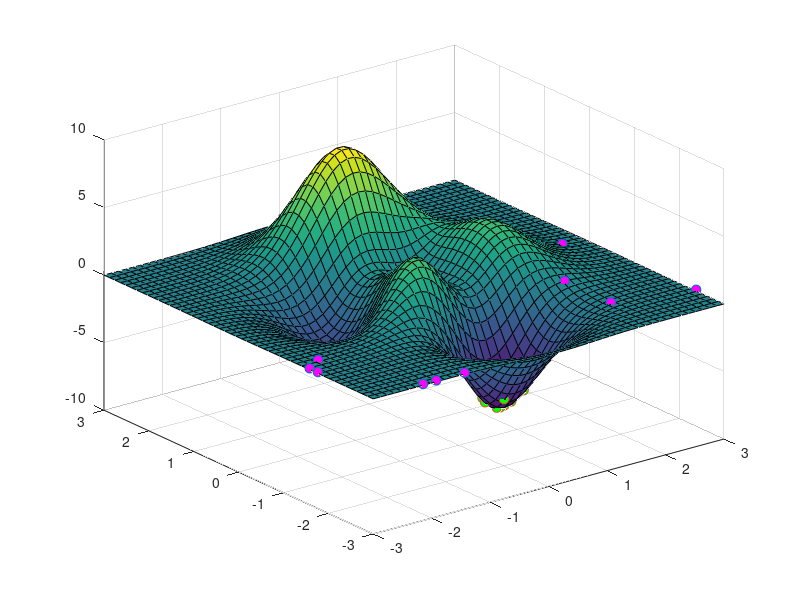

This figure's MATLAB source: (Note: a time limit stopped this script after it produced the figure.)
clear all; close all;

funObj = @(xi) 3*(1-xi(1))^2*exp(-(xi(1)^2)-(xi(2)+1)^2)-10*(xi(1)/5-xi(1)^3 - xi(2)^5) ...
    *exp(-xi(1)^2-xi(2)^2)-1/3*exp(-(xi(1)+1)^2 -xi(2)^2);

%Configuración de parametros
N=10; %Paricle number
d=2;  %Dimensions
lb = [-3 -3]; %Lower limit of search
ub = [3 3];
k = 0;
kmax = 100;
c1 = 2;
c2 = 2;
for i = 1:N
    x(i,:) = rand(1,d).*(ub-lb)+lb;
    v(i,:) = zeros(1,d);
end
for i = 1:N
    xi=x(i,:);
    fx(i,:) = funObj(xi);
end
[gfit, ind] = min(fx);
g = x(ind,:);
fp= fx;
p = x;
axisx=linspace(min(lb), max(ub), 50);
axisy=axisx;
axisz=[];

for i = 1:length(axisx)
    for j = 1:length(axisy)
        axisz(i,j) = funObj([axisx(i) axisy(j)]);
    end
end

[axisy axisx] = meshgrid(axisx,axisy);
while k < kmax
    k = k + 1;
    figure(1);
    surf(axisx,axisy,axisz);
    hold on;
    plot3(x(:,1),x(:,2),fx+0.1, 'o', 'MarkerFaceColor', 'm', 'MarkerSize', 7);
    plot3(p(:,1),p(:,2),fp+0.1, 'o', 'MarkerFaceColor', 'g', 'MarkerSize', 7);
    pause (0.1)
    hold off
    figure(2)
    contour(axisx,axisy,axisz,20)
    hold on
    plot(x(:,1),x(:,2), 'o', 'MarkerFaceColor', 'm');
    plot(p(:,1),p(:,2), 'o', 'MarkerFaceColor', 'g');
    pause(0.3)
    hold off

    for i=1:N
        xi=x(i,:);
        pi=p(i,:);
        v(i,:) = v(i,:)+c1*rand(1,d).*(pi-xi)+c2*rand(1,d).*(g-xi);
    end
    x=x+v;
    for i=1:N
        for j=1:d
            if x(i,j)<lb(j)
                x(i,j)=lb(j);
            elseif x(i,j)>ub(j)
                x(i,j)=ub(j);
            end
        end
    end

    for i=1:N
        xi=x(i,:);
        fx(i,:)=funObj(xi);
    end

    [gfitkplus1, ind] = min(fx);
    if gfitkplus1<gfit
        gfit=gfitkplus1;
        g=x(ind,:);
    end

    for i=1:N
        if fx(i,:)<fp(i,:)
            fp(i,:)=fx(i,:);
            p(i,:)=x(i,:);
        end
    end
    Evolution(k)=gfit
end

figure
plot(Evolution)

disp(['The best Solution :', num2str(g)]);
disp(['The best fitnees : ', num2str(gfit)]);
       
